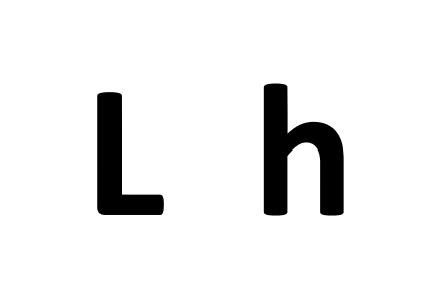
#> input picture LH.png, 448 x 298 px
$ jupyter execute image.ipynb
#> lines starting #> are read from the running program, lines starting #| are printed output that depends on the picture
Making an image

[cell 1]
from math import floor
import numpy as np
import cv2
import matplotlib.pyplot as plt

Importing the image

Tuncating the image to make it Square

Heat map of array

[cell 2]
def makeimagecode(image_name,code_length=16):
    # read image
#> called with image_name = 'LH.png', code_length = 16
    image = cv2.imread(image_name, 0)
#> image is the input picture: shape (298, 448); min 0, max 255, mean 236.5

    # resize image
    truncsize = min(image.shape[0], image.shape[1])
#> truncsize = 298
    istartvert = (len(image) - truncsize) / 2
#> istartvert = 0
    iendvert = istartvert + truncsize
#> iendvert = 298
    istarthor = (len(image[0]) - truncsize) / 2
#> istarthor = 75
    iendhor = istarthor + truncsize
#> iendhor = 373
    resized_image = image[int(istartvert):int(iendvert), int(istarthor):int(iendhor)]
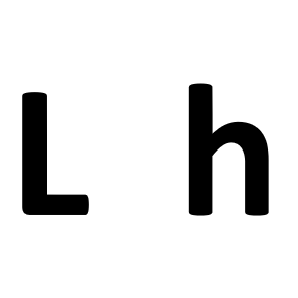
#> resized_image: shape (298, 298); min 0, max 255, mean 227.3

    #initialize the compressed image
    image_compressed = np.zeros((code_length,code_length))

    #side length of each block
    length_cop_block = floor(truncsize/code_length)
#> length_cop_block = 18

    #number of elements in each block
    element = length_cop_block*length_cop_block
#> element = 324

    #compress the image
    for i in range(code_length):
        start_value_vert = length_cop_block*i
        end_value_vert = length_cop_block*(i+1)
        for j in range(code_length):
            start_value_hor = length_cop_block*j
            end_value_hor = length_cop_block*(j+1)
            num_full = 0
            for k in range(start_value_vert,end_value_vert):
                for l in range(start_value_hor,end_value_hor):
                    if resized_image[l][k] <= 50:
                        num_full = num_full + 1
            if num_full > element/4:
                image_compressed[j][i] = 0
            else:
                image_compressed[j][i] = 1

    #plot the compressed image
    plt.imshow(image_compressed, cmap='hot')
    plt.colorbar()
    plt.show()
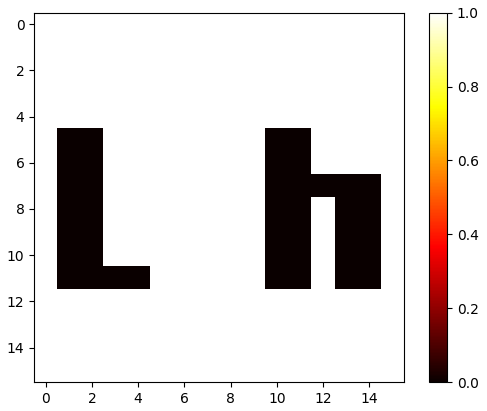
#> figure drawn by matplotlib, 2 panels

    #coverting to 1d array
    image_compressed_code = image_compressed.flatten()
    return image_compressed_code

$ run again, with CKimage.png copied over LH.png
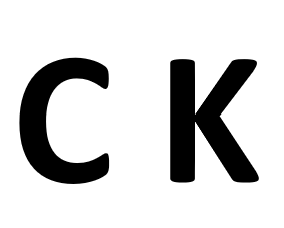
#> input picture CKimage.png, 284 x 228 px
#> in makeimagecode, image is the input picture: shape (228, 284); min 0, max 255, mean 209.3
#> istartvert = 0
#> iendvert = 228
#> istarthor = 28
#> iendhor = 256
#> in makeimagecode, `resized_image = image[int(istartvert):int(iendvert), int(istarthor):in..`:
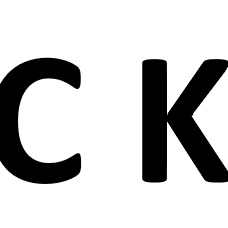
#> resized_image: shape (228, 228); min 0, max 255, mean 200.4
#> in makeimagecode, `plt.show()`:
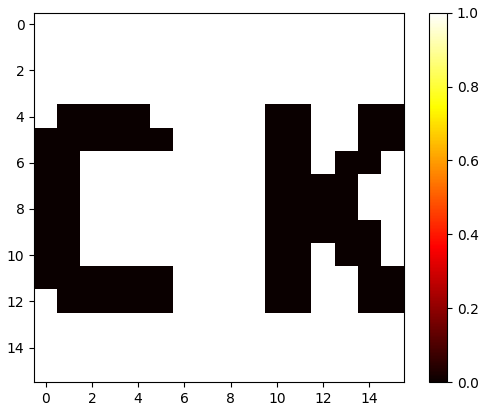
#> figure drawn by matplotlib, 2 panels
